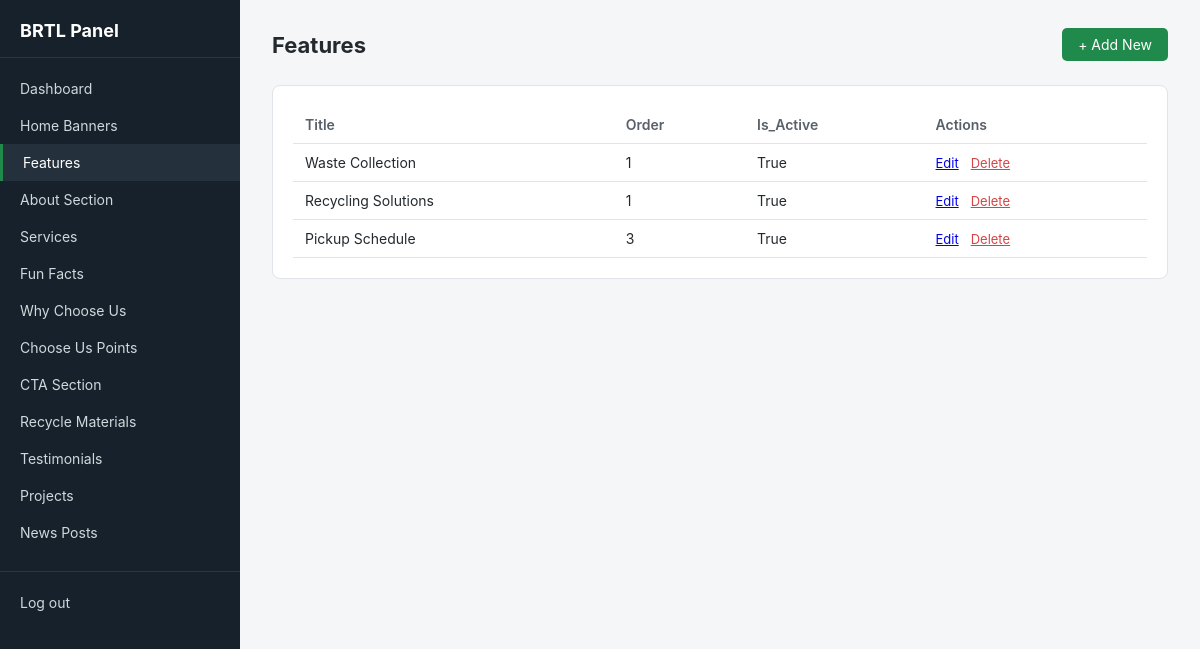
The app's page /secure/panel/features/ (signed in) with its own data.
### core/models.py (models this page shows, shortened)
class Feature(models.Model):
    icon_class = models.CharField(max_length=50, help_text="e.g. icon-8 (from theme font-icons)")
    title = models.CharField(max_length=100)
    description = models.TextField()
    link_url = models.CharField(max_length=200, default='/')
    order = models.PositiveIntegerField(default=0)
    is_active = models.BooleanField(default=True)
    class Meta:
        ordering = ['order']

### panel/views.py (the view)
# urls.py: path('panel/<str:model_name>/', views.item_list, name='panel_item_list'),
@staff_required
def item_list(request, model_name):
    t = get_template("panel/item_list.html")
    print("Template origin:", t.origin)
    entry = get_registry_entry(model_name)
    Model = entry['model']
    qs = Model.objects.all()
    if hasattr(Model, 'order'):
        qs = qs.order_by('order')
    else:
        qs = qs.order_by('-id')
    return render(request, 'panel/item_list.html', {
        'items': qs,
        'model_name': model_name,
        'label': entry['label'],
        'list_fields': entry['list_fields'],
    })

### panel/context_processors.py (called while the page is built)
def panel_registry(request):
    return {'registry': MODEL_REGISTRY}

### panel/templatetags/panel_extras.py (called while the page is built)
@register.filter
def get_attr(obj, field_name):
    value = getattr(obj, field_name, '')
    if callable(value):
        value = value()
    return value

### panel/views.py (called while the page is built)
def staff_required(view_func):
    @wraps(view_func)
    @login_required(login_url='panel_login')
    def wrapper(request, *args, **kwargs):
        if not request.user.is_staff:
            return redirect('panel_login')
        return view_func(request, *args, **kwargs)
    return wrapper

def get_registry_entry(model_name):
    entry = MODEL_REGISTRY.get(model_name)
    if not entry:
        raise Http404("Unknown model: %s" % model_name)
    return entry

### panel/templates/panel/item_list.html (shortened to what this page needs)
{% extends 'panel/base_panel.html' %}
{% load panel_extras %}
{% block content %}
<div class="topbar">
    <h1>{{ label }}</h1>
    <a href="{% url 'panel_item_create' model_name=model_name %}" class="btn">+ Add New</a>
</div>
<div class="card">
    {% if items %}
    <table>
        <thead>
            <tr>
                {% for field in list_fields %}
                <th>{{ field|title }}</th>
                {% endfor %}
                <th>Actions</th>
            </tr>
        </thead>
        <tbody>
            {% for item in items %}
            <tr>
                {% for field in list_fields %}
                <td>{{ item|get_attr:field }}</td>
                {% endfor %}
                <td class="actions">
                    <a href="{% url 'panel_item_update' model_name=model_name pk=item.pk %}">Edit</a>
                    <a href="{% url 'panel_item_delete' model_name=model_name pk=item.pk %}" style="color:#d64545;">Delete</a>
                </td>
            </tr>
            {% endfor %}
        </tbody>
    </table>
    {% else %}
    <p class="empty">No {{ label|lower }} yet. Click "Add New" to create one.</p>
    {% endif %}
</div>
{% endblock %}

### panel/templates/panel/base_panel.html (style rules this page uses)
:root { --sidebar-w: 240px; --accent: #1f8a4c; --bg: #f4f6f8; --border: #e1e4e8; --text: #24292e; }
* { box-sizing: border-box; }
body { margin: 0; font-family: -apple-system, "Segoe UI", Roboto, Helvetica, Arial, sans-serif; background: var(--bg); color: var(--text); }
.topbar { display: flex; justify-content: space-between; align-items: center; margin-bottom: 24px; }
.topbar h1 { font-size: 22px; margin: 0; }
.btn { display: inline-block; background: var(--accent); color: #fff; padding: 8px 16px; border: none; border-radius: 5px; text-decoration: none; font-size: 14px; cursor: pointer; }
.card { background: #fff; border: 1px solid var(--border); border-radius: 8px; padding: 20px; }
table { width: 100%; border-collapse: collapse; }
th, td { text-align: left; padding: 10px 12px; border-bottom: 1px solid var(--border); font-size: 14px; }
th { color: #586069; font-weight: 600; }
.actions a, .actions button { margin-right: 8px; font-size: 13px; }

### records on screen
Feature: list_fields "Waste Collection" "1" "True"
Feature: list_fields "Recycling Solutions" "1" "True"
Feature: list_fields "Pickup Schedule" "3" "True"

### other values on screen
{{ entry.label }} "Home Banners" "Features" "About Section" "Services" "Fun Facts" "Why Choose Us" "Choose Us Points" "CTA Section" "Recycle Materials" "Testimonials" "Projects" "News Posts"
{{ label }} "Features"
{{ field|title }} "Title" "Order" "Is_Active"
